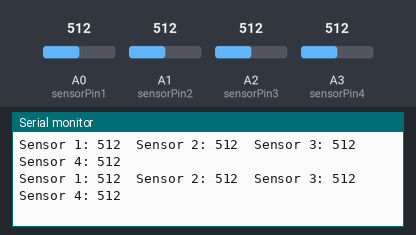
The sketch below on a simulated Arduino Uno, built with avr-gcc and run on an emulated ATmega328P. Shown: the last lines printed to the serial monitor. Inputs (shaded band) come from the test bench; at power-on: A0 (sensorPin1) = 512, A1 (sensorPin2) = 512, A2 (sensorPin3) = 512, A3 (sensorPin4) = 512.

Above: at 8.7 s.
8.8 s: A0 (sensorPin1) set to 110
At 8.83 s:
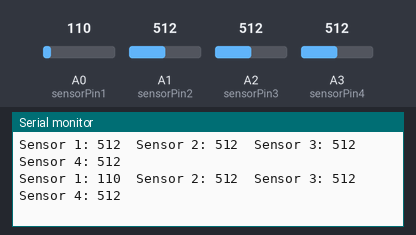
11.8 s: A0 (sensorPin1) set to 95
At 11.87 s:
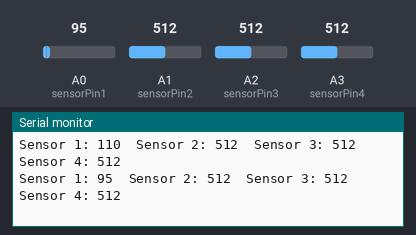
Timing chart, 0 to 14.3 s (numbered marks = the images above; inputs shaded):
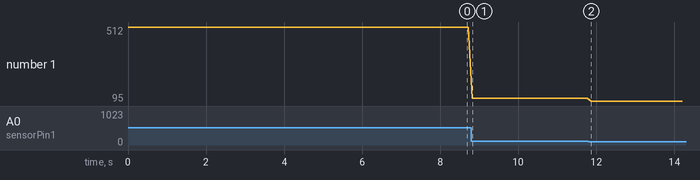

The sketch:

LightSensor_Q4.ino
```cpp
//Q4

int sensorPin1 = A0;   // select the input pin for the first LDR sensor
int sensorPin2 = A1;   // select the input pin for the second LDR sensor
int sensorPin3 = A2;   // select the input pin for the third LDR sensor
int sensorPin4 = A3;   // select the input pin for the fourth LDR sensor

int sensorValue1 = 0;  // variable to store the value coming from the first sensor
int sensorValue2 = 0;  // variable to store the value coming from the second sensor
int sensorValue3 = 0;  // variable to store the value coming from the third sensor
int sensorValue4 = 0;  // variable to store the value coming from the fourth sensor

void setup() {
  Serial.begin(9600);  // sets serial port for communication
}

void loop() {
  // read the value from each sensor
  sensorValue1 = analogRead(sensorPin1);
  sensorValue2 = analogRead(sensorPin2);
  sensorValue3 = analogRead(sensorPin3);
  sensorValue4 = analogRead(sensorPin4);

  // prints the values coming from the sensor on the screen
  Serial.print("Sensor 1: ");
  Serial.print(sensorValue1);
  Serial.print("\t");

  Serial.print("Sensor 2: ");
  Serial.print(sensorValue2);
  Serial.print("\t");

  Serial.print("Sensor 3: ");
  Serial.print(sensorValue3);
  Serial.print("\t");

  Serial.print("Sensor 4: ");
  Serial.println(sensorValue4);

  delay(100);  // delay for 100 milliseconds before reading the values again
}
```

Measured:
- after the input at 8.8 s, the serial monitor: prints a new line at once (image 1)
- after the input at 11.8 s, the serial monitor: prints a new line after 0.07 s (image 2)
- plotted number 1: 512 → 110 after the input at 8.8 s, 110 → 95 after the input at 11.8 s
